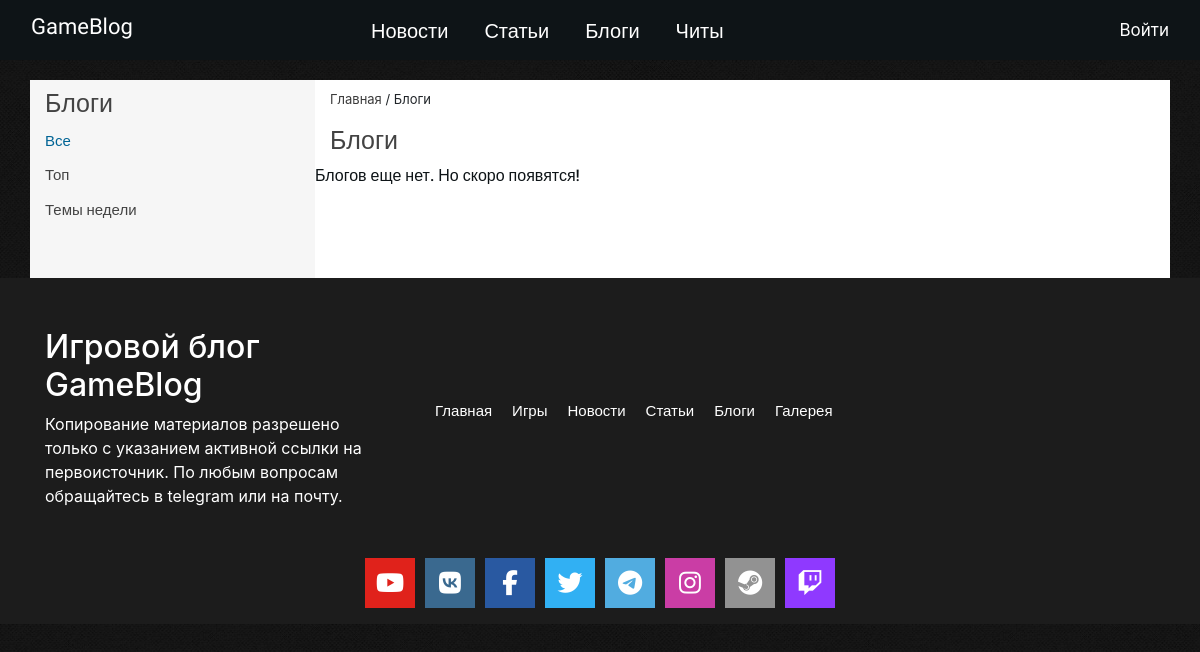
The app's page /blogs, older data.
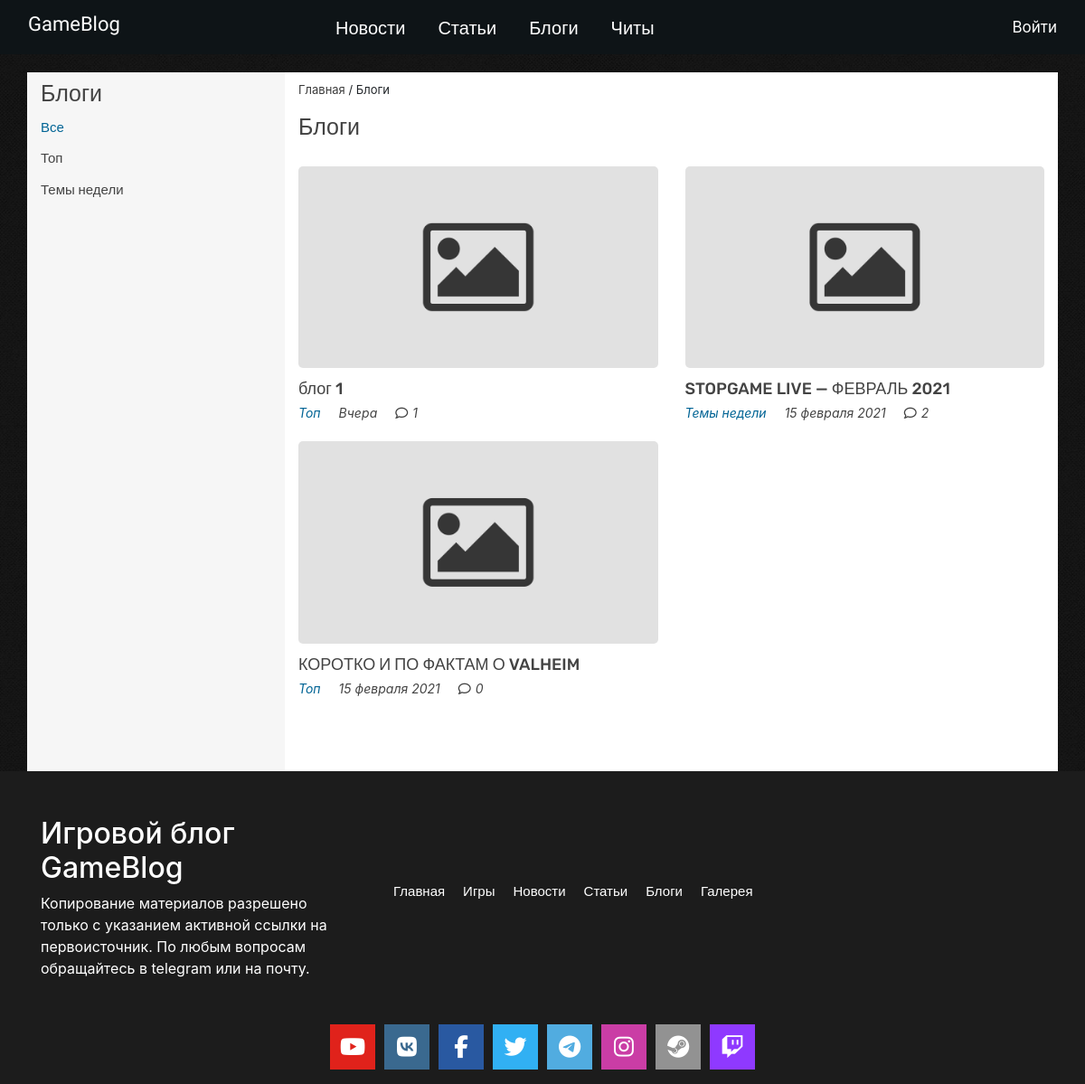
The same page, newer data.
### tables this page shows
CREATE TABLE `category` (
  `id` int(11) NOT NULL,
  `title` varchar(255) NOT NULL,
  `code` varchar(255) NOT NULL,
  `table_name` varchar(255) NOT NULL
);

CREATE TABLE `blogs` (
  `id` int(11) NOT NULL,
  `cat_id` int(11) NOT NULL,
  `title` varchar(255) NOT NULL,
  `description` text NOT NULL,
  `author` int(11) NOT NULL,
  `date` date NOT NULL,
  `image` varchar(255) NOT NULL,
  `meta_desc` text NOT NULL,
  `meta_keywords` text NOT NULL,
  `showSlider` int(11) NOT NULL DEFAULT 0
);

### public/index.php (called while the page is built, shortened)
<?php
$qStr = $_SERVER['QUERY_STRING'];
spl_autoload_register(function ($className){
    $className = ROOT .'/'. str_replace('\\', '/', $className) . '.php';
});
Router::dispatch($qStr);

### config/db.php (called while the page is built)
<?php
return [
    'dsn' => 'mysql:host=localhost;dbname=gameblog',
    'user' => 'root',
    'password' => 'root'
];

### app/controllers/BlogsController.php (called while the page is built, shortened)
<?php
class BlogsController extends AppController
{
    public function indexAction()
    {
        $blogs = new Blog();
        $page = isset($_GET['page']) ? (int)$_GET['page'] : 1;
        $perPage = 20;
        $total = $blogs->count();
        if ($total >= $perPage){
            $pagination = new Pagination($page, $perPage, $total);
            $start = $pagination->getStart();
            $allBlogs = $blogs->getAllLimit($start, $perPage);
        }
        else {
            $allBlogs = $blogs->getAll();
        }
        $allBlogs = $this->editNewDateArray($allBlogs);
        $categoryBlogs = $blogs->getCategory('category', 'blogs');
    }
}

### app/controllers/AppController.php (called while the page is built, shortened)
<?php
class AppController extends Controller
{
    private function setNewDate($date)
    {
        $newDate = date("j m Y", strtotime($date));
        $date_exp = explode(" ", $newDate);
        $month = [
            1 => 'января',
            2 => 'февраля',
            3 => 'марта',
            4 => 'апреля',
            5 => 'мая',
            6 => 'июня',
            7 => 'июля',
            8 => 'августа',
            9 => 'сентября',
            10 => 'октября',
            11 => 'ноября',
            12 => 'декабря'
        ];
        foreach ($month as $key => $value) {
            if ($key == intval($date_exp[1])) $month_name = $value;
        }
        if ($newDate == date("j m Y")) return 'Сегодня';
        elseif ($newDate == date("j m Y", strtotime('-1 day'))) return 'Вчера';
        else return $date_exp[0] .' '. $month_name .' '. $date_exp[2] ;
    }
    protected function editNewDateArray($array)
    {
        if (is_array($array)) {
            if (!empty($array)) {
                foreach ($array as $key => $new) {
                    $new['date'] = $this->setNewDate($new['date']);
                    $array[$key]['date'] = $new['date'];
                }
            }
        }
        return $array;
    }
}

### app/views/Blogs/index.php (the view, shortened to what this page needs)
<div class="container">
    <div class="row main-content-news">
        <div class="col-xs-12 col-sm-12 col-md-3 col-lg-3 sidebar">
            <span class="sidebar-title">Блоги</span>
            <div class="category-news">
                <ul class="category-news-list">
                    <li class="category-news_item"><a href="/blogs" class="active">Все</a></li>
                    <? foreach ($arrCategory as $category): ?>
                        <li class="category-news_item"><a href="/blogs/category/<?= $category['code'] ?>"><?= $category['title'] ?></a></li>
                    <? endforeach; ?>
                </ul>
            </div>
        </div>
        <div class="col-xs-12 col-sm-12 col-md-9 col-lg-9 article-news-content">
            <div class="block-breadcrumbs">
                <p class="wrapper_p"><a href="/">Главная</a> / Блоги</p>
            </div>
            <div class="article-news-title">
                <h1>Блоги</h1>
            </div>
            <div class="article-news">
                <div class="row">
                    <? if (!empty($allBlogs)): ?>
                        <? foreach ($allBlogs as $blog): ?>
                            <div class="col-xs-12 col-sm-12 col-md-6 col-lg-6 chit-post">
                                <a href="/blogs/detail/<?=$blog['num_id']?>">
                                    <? if(file_exists($_SERVER['DOCUMENT_ROOT'].PATH_IMAGE.'/'.$blog['image'])): ?>
                                        <img src="<?=PATH_IMAGE?>/<?=$blog['image']?>" class="chit-post__img" alt="<?=$blog['image']?>">
                                    <? else: ?>
                                        <img src="<?=NO_IMG?>" class="chit-post__img" alt="<?=$blog['image']?>">
                                    <? endif; ?>
                                    <div class="chit-post__name">
                                        <a href="/blogs/detail/<?=$blog['num_id']?>"><?= $blog['title'] ?></a>
                                    </div>
                                    <div class="chit-post__info">
                                        <div class="tags"><span><?=$blog['cat_title']?></span></div>
                                        <div class="day"><span><?= $blog['date'] ?></div>
                                        <div class="comments"><span><i class="fa fa-comment-o" aria-hidden="true"></i><?= $blog['comments'] ?></span></div>
                                    </div>
                                </a>
                            </div>
                        <? endforeach; ?>
                    <? else: ?>
                        <span class="no-records">Блогов еще нет. Но скоро появятся!</span>
                    <? endif; ?>
                </div>
            </div>
        </div>
    </div>
</div>

### app/views/layouts/default.php (shortened to what this page needs)
<!DOCTYPE html>
<html lang="ru">
<head>
    <link rel="stylesheet" href="/libs/bootstrap/css/bootstrap.css">
    <link rel="stylesheet" href="/css/style.css">
    <link rel="stylesheet" href="/css/media.css">
</head>
<body class="blog_container">
    <div class="container-fluid">
        <div class="row header">
            <div class="col-xs-12 col-sm-12 col-md-12 col-lg-12 top-header">
                <nav class="navbar navbar-expand-lg navbar-dark top-menu">
                    <div class="logo">
                        <a href="/">
                            <h1>GameBlog</h1>
                        </a>
                    </div>
                    <div class="collapse navbar-collapse" id="navbarSupportedContent">
                        <ul class="navbar-nav mr-auto">
                            <li class="nav-item">
                                <a class="nav-link item" href="/news">Новости <span class="sr-only">(current)</span></a>
                            </li>
                            <li class="nav-item">
                                <a class="nav-link item" href="/articles">Статьи</a>
                            </li>
                            <li class="nav-item">
                                <a class="nav-link item" href="/blogs">Блоги</a>
                            </li>
                            <li class="nav-item">
                                <a class="nav-link item" href="/cheats">Читы</a>
                            </li>
                        </ul>
                        <div class="auth">
                            <? if (isset($_SESSION['user']['login'])): ?>
                                <a href="/user" class="auth-user_login"><i class="fa fa-user" aria-hidden="true"></i><?= $_SESSION['user']['login'] ?></a>
                                <a href="?logout=exit" class="exit-user_login">выйти</a>
                            <? else: ?>
                                <a type="button" class="link_auth" data-toggle="modal" data-target="#authModal">Войти</a>
                            <? endif; ?>
                        </div>
                    </div>
                </nav>
            </div>
        </div>
    </div>
    <?= $content ?>
    <footer>
        <div class="container-fluid">
            <div class="row footer-fluid">
                <div class="container">
                    <div class="row footer">
                        <div class="col-12">
                            <div class="row">
                                <div class="col-xs-12 col-sm-12 col-md-4 col-lg-4 block-left">
                                    <h2>Игровой блог GameBlog</h2>
                                    <span>Копирование материалов разрешено только с указанием активной ссылки на первоисточник.</span>
                                    <span>По любым вопросам обращайтесь в telegram или на почту.</span>
                                </div>
                                <div class="col-xs-12 col-sm-12 col-md-8 col-lg-8 bottom-menu">
                                    <ul>
                                        <li><a href="/">Главная</a></li>
                                        <li><a href="/games">Игры</a></li>
                                        <li><a href="/news">Новости</a></li>
                                        <li><a href="/articles">Статьи</a></li>
                                        <li><a href="/blogs">Блоги</a></li>
                                        <li><a href="#">Галерея</a></li>
                                    </ul>
                                </div>
                            </div>
                        </div>
                        <div class="col-12">
                            <div class="row social">
                                <ul>
                                    <a href="https://www.youtube.com" target="_blank">
                                        <li class="icon-youtube">
                                            <div class="block-social"><i class="fa fa-youtube-play" aria-hidden="true"></i></div>
                                        </li>
                                    </a>
                                    <a href="https://vk.com" target="_blank">
                                        <li class="icon-vk">
                                            <div class="block-social"><i class="fa fa-vk" aria-hidden="true"></i></div>
                                        </li>
                                    </a>
                                    <a href="https://ru-ru.facebook.com" target="_blank">
                                        <li class="icon-facebook">
                                            <div class="block-social"><i class="fa fa-facebook" aria-hidden="true"></i></div>
                                        </li>
                                    </a>
                                    <a href="https://twitter.com" target="_blank">
                                        <li class="icon-twitter">
                                            <div class="block-social"><i class="fa fa-twitter" aria-hidden="true"></i></div>
                                        </li>
                                    </a>
                                    <a href="https://web.telegram.org/#/login" target="_blank">
                                        <li class="icon-telegram">
                                            <div class="block-social"><i class="fa fa-telegram" aria-hidden="true"></i></div>
                                        </li>
                                    </a>
                                    <a href="https://www.instagram.com" target="_blank">
                                        <li class="icon-instagram">
                                            <div class="block-social"><i class="fa fa-instagram" aria-hidden="true"></i></div>
                                        </li>
                                    </a>
                                    <a href="https://store.steampowered.com" target="_blank">
                                        <li class="icon-steam">
                                            <div class="block-social"><i class="fa fa-steam" aria-hidden="true"></i></div>
                                        </li>
                                    </a>
                                    <a href="https://www.twitch.tv" target="_blank">
                                        <li class="icon-twitch">
                                            <div class="block-social"><i class="fa fa-twitch" aria-hidden="true"></i></div>
                                        </li>
                                    </a>
                                </ul>
                            </div>
                        </div>
                    </div>
                </div>
            </div>
        </div>
    </footer>
</body>
</html>

Row changes from the older to the newer data that the page shows:
added blogs: title "блог 1", category.title "Топ", date "Вчера", comments "1"
now on this page (row edited): blogs: title "STOPGAME LIVE — ФЕВРАЛЬ 2021", category.title "Темы недели", date "15 февраля 2021", id "2"
now on this page (row edited): blogs: title "КОРОТКО И ПО ФАКТАМ О VALHEIM", category.title "Топ", date "15 февраля 2021", comments "0"
Text that changed along with them:
text no longer shown: "Блогов еще нет. Но скоро появятся!"
